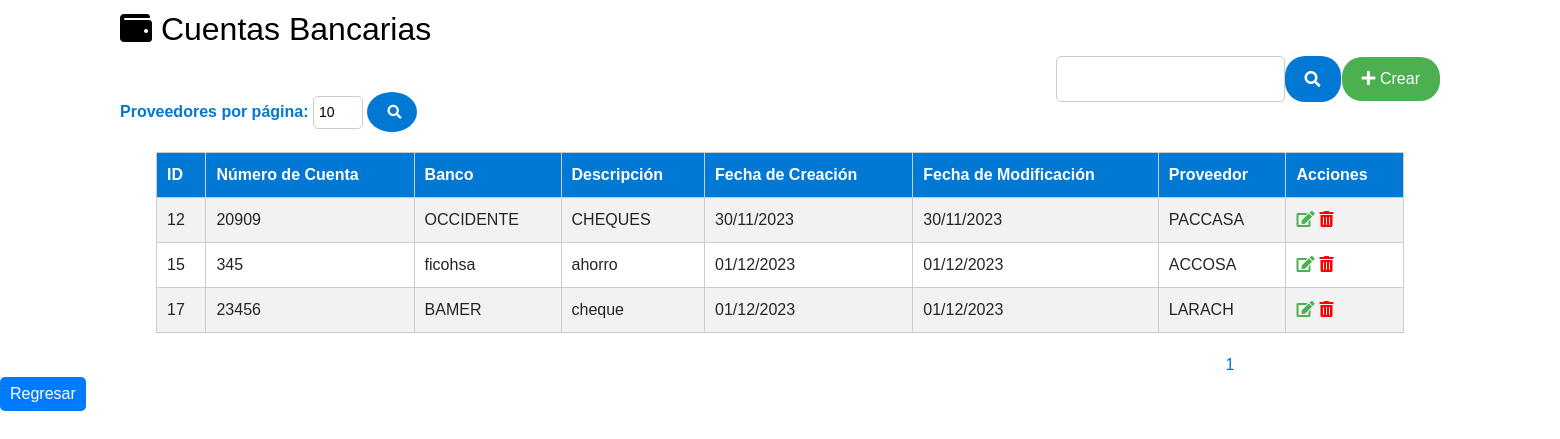
The page /Proveedores/listar_cuentas.php on the database as committed earlier.
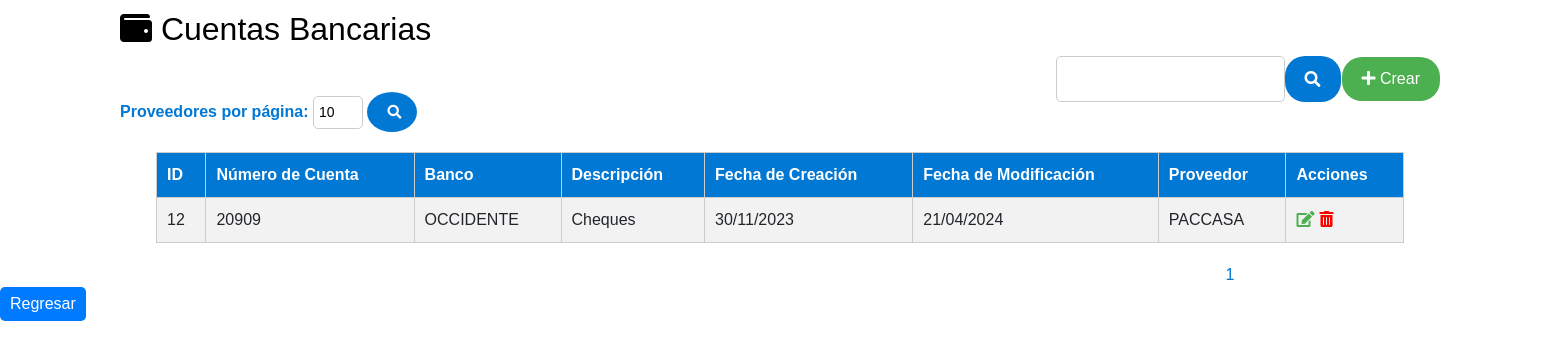
The same page on the database as committed later.
### tables this page shows
CREATE TABLE `tbl_cuenta_proveedor` (
  `ID_CUENTA_PROVEEDOR` int(11) NOT NULL AUTO_INCREMENT,
  `NUMERO_CUENTA` varchar(20) DEFAULT NULL,
  `BANCO` varchar(50) DEFAULT NULL,
  `DESCRIPCION_CUENTA` text DEFAULT NULL,
  `FECHA_CREACION` timestamp NOT NULL DEFAULT current_timestamp(),
  `FECHA_MODIFICACION` timestamp NOT NULL DEFAULT current_timestamp() ON UPDATE current_timestamp(),
  `ID_PROVEEDOR` int(11) DEFAULT NULL,
  PRIMARY KEY (`ID_CUENTA_PROVEEDOR`),
  KEY `fk_tbl_proveedores_tbl_cuenta_proveedor` (`ID_PROVEEDOR`) USING BTREE,
  CONSTRAINT `fk_tbl_proveedores_tbl_cuenta_proveedor` FOREIGN KEY (`ID_PROVEEDOR`) REFERENCES `tbl_proveedores` (`ID_PROVEEDOR`) ON DELETE CASCADE ON UPDATE CASCADE
);

CREATE TABLE `tbl_proveedores` (
  `ID_PROVEEDOR` int(11) NOT NULL AUTO_INCREMENT,
  `NOMBRE` varchar(100) DEFAULT NULL,
  `DIRECCION` varchar(200) DEFAULT NULL,
  `TELEFONO` varchar(20) DEFAULT NULL,
  `CORREO_ELECTRONICO` varchar(100) DEFAULT NULL,
  `FECHA_CREACION` timestamp NOT NULL DEFAULT current_timestamp(),
  `FECHA_MODIFICACION` timestamp NOT NULL DEFAULT current_timestamp() ON UPDATE current_timestamp(),
  `CREADO_POR` varchar(255) DEFAULT NULL,
  `MODIFICADO_POR` varchar(255) DEFAULT NULL,
  `id_empresa` int(11) DEFAULT NULL,
  `SERVICIO_PRESTADO` varchar(150) DEFAULT NULL,
  `RTN_EMPRESA` varchar(15) DEFAULT NULL,
  `ESTADO_PROVEEDOR` varchar(255) DEFAULT NULL,
  PRIMARY KEY (`ID_PROVEEDOR`)
);

### Proveedores/listar_cuentas.php (the view, shortened to what this page needs)
<?php
include('db.php');
$resultsPerPage = isset($_GET['por_pagina']) ? intval($_GET['por_pagina']) : 10;
$page = isset($_GET['page']) ? intval($_GET['page']) : 1;
$offset = ($page - 1) * $resultsPerPage;
$query = "SELECT cp.ID_CUENTA_PROVEEDOR, cp.NUMERO_CUENTA, cp.BANCO, cp.DESCRIPCION_CUENTA,  cp.FECHA_CREACION, cp.FECHA_MODIFICACION, p.NOMBRE as NOMBRE_PROVEEDOR
          FROM tbl_cuenta_proveedor cp
          INNER JOIN tbl_proveedores p ON cp.ID_PROVEEDOR = p.ID_PROVEEDOR";
$query .= " LIMIT $resultsPerPage OFFSET $offset";
$queryCount = "SELECT COUNT(*) AS total FROM tbl_cuenta_proveedor";
$countResult = $conexion->query($queryCount);
$totalAccounts = $countResult->fetch_assoc()['total'];
$totalPages = ceil($totalAccounts / $resultsPerPage);
$result = $conexion->query($query);
?>
<!DOCTYPE html>
<html>
<head>
<link href="https://cdn.jsdelivr.net/npm/bootstrap@5.3.0/dist/css/bootstrap.min.css" rel="stylesheet">
<link rel="stylesheet" href="https://cdnjs.cloudflare.com/ajax/libs/font-awesome/5.15.3/css/all.min.css">
</head>
<body>
    <h2><i class="fas fa-wallet"></i> Cuentas Bancarias</h2>
    <div class="button-container">
<div class="search-container">
    <form method="GET">
        <input type="text" name="search" id="search">
        <button type="submit" class="fas fa-search"></button>
    </form>
 </div>
  <a href="crear_cuenta1.php"><button class="btn-crear"><i class="fas fa-plus"></i> Crear</button></a>
</div>
<form method="GET">
    <label for="por_pagina">Proveedores por página:</label>
    <input type="text" name="por_pagina" id="por_pagina" value="<?php echo $resultsPerPage; ?>">
    <button type="submit" id="search-button" class="pagination-button"><i class="fas fa-search"></i></button>
</form>
    <table>
        <tr>
            <th>ID</th>
            <th>Número de Cuenta</th>
            <th>Banco</th>
            <th>Descripción</th>
            <th>Fecha de Creación</th>
            <th>Fecha de Modificación</th>
            <th>Proveedor</th>
            <th>Acciones</th>
        </tr>
        <?php
        while ($row = $result->fetch_assoc()) {
            echo "<tr>";
            echo "<td>" . $row['ID_CUENTA_PROVEEDOR'] . "</td>";
            echo "<td>" . $row['NUMERO_CUENTA'] . "</td>";
            echo "<td>" . $row['BANCO'] . "</td>";
            echo "<td>" . $row['DESCRIPCION_CUENTA'] . "</td>";
           echo "<td>" . date("d/m/Y", strtotime($row['FECHA_CREACION'])) . "</td>";
           echo "<td>" . date("d/m/Y", strtotime($row['FECHA_MODIFICACION'])) . "</td>";
            echo "<td>" . $row['NOMBRE_PROVEEDOR'] . "</td>";
            echo "<td><a href='actualizar_cuenta.php?id=" . $row['ID_CUENTA_PROVEEDOR'] . "' class='action-link-green'><i class='fas fa-edit'></i></a>";
            echo "<a href='eliminar_cuenta.php?id=" . $row['ID_CUENTA_PROVEEDOR'] . "'class='action-link-red'><i class='fas fa-trash-alt'></i></a></td>";
            echo "</tr>";
        }
        ?>
    </table>
    <div class="pagination-center">
        <?php
        for ($i = 1; $i <= $totalPages; $i++) {
            $activeClass = ($i == $page) ? 'active' : '';
            echo "<a href='listar_cuentas.php?page=$i&por_pagina=$resultsPerPage' class='$activeClass'>$i</a> ";
        }
        ?>
    </div>
          <button class="styled-button"
    onclick="window.location.href='../admin/administrar.php'"
    style="background-color: #007bff; color: #fff; padding: 5px 10px; border: none; border-radius: 5px; cursor: pointer; float: left;">Regresar</button>
</body>
</html>

Rows that differ between the two databases and show on the page:
removed tbl_cuenta_proveedor: ID_CUENTA_PROVEEDOR "15", NUMERO_CUENTA "345", BANCO "ficohsa", DESCRIPCION_CUENTA "ahorro", FECHA_CREACION "01/12/2023", FECHA_MODIFICACION "01/12/2023", ID_PROVEEDOR.NOMBRE "ACCOSA"
removed tbl_cuenta_proveedor: ID_CUENTA_PROVEEDOR "17", NUMERO_CUENTA "23456", BANCO "BAMER", DESCRIPCION_CUENTA "cheque", FECHA_CREACION "01/12/2023", FECHA_MODIFICACION "01/12/2023", ID_PROVEEDOR.NOMBRE "LARACH"
changed tbl_cuenta_proveedor "OCCIDENTE": DESCRIPCION_CUENTA "CHEQUES" → "Cheques"; FECHA_MODIFICACION "30/11/2023" → "21/04/2024"
